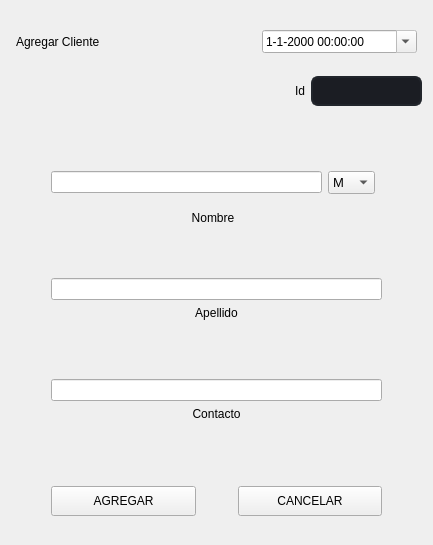
<?xml version="1.0" encoding="UTF-8"?>
<ui version="4.0">
 <class>Form_addClient</class>
 <widget class="QWidget" name="Form_addClient">
  <property name="geometry">
   <rect>
    <x>0</x>
    <y>0</y>
    <width>433</width>
    <height>545</height>
   </rect>
  </property>
  <property name="windowTitle">
   <string>Form</string>
  </property>
  <layout class="QVBoxLayout" name="verticalLayout_4">
   <item>
    <layout class="QHBoxLayout" name="horizontalLayout_7">
     <property name="leftMargin">
      <number>5</number>
     </property>
     <property name="topMargin">
      <number>19</number>
     </property>
     <property name="rightMargin">
      <number>5</number>
     </property>
     <property name="bottomMargin">
      <number>9</number>
     </property>
     <item>
      <widget class="QLabel" name="label_AddClient">
       <property name="text">
        <string>Agregar Cliente</string>
       </property>
      </widget>
     </item>
     <item>
      <spacer name="horizontalSpacer_11">
       <property name="orientation">
        <enum>Qt::Horizontal</enum>
       </property>
       <property name="sizeHint" stdset="0">
        <size>
         <width>40</width>
         <height>20</height>
        </size>
       </property>
      </spacer>
     </item>
     <item>
      <widget class="QDateTimeEdit" name="dateTimeEdit_Client">
       <property name="sizePolicy">
        <sizepolicy hsizetype="Expanding" vsizetype="Expanding">
         <horstretch>0</horstretch>
         <verstretch>0</verstretch>
        </sizepolicy>
       </property>
       <property name="readOnly">
        <bool>true</bool>
       </property>
       <property name="showGroupSeparator" stdset="0">
        <bool>false</bool>
       </property>
       <property name="displayFormat">
        <string>d-M-yyyy HH:mm:ss</string>
       </property>
       <property name="calendarPopup">
        <bool>true</bool>
       </property>
      </widget>
     </item>
    </layout>
   </item>
   <item>
    <layout class="QHBoxLayout" name="horizontalLayout_6">
     <property name="topMargin">
      <number>8</number>
     </property>
     <property name="bottomMargin">
      <number>9</number>
     </property>
     <item>
      <spacer name="horizontalSpacer_10">
       <property name="orientation">
        <enum>Qt::Horizontal</enum>
       </property>
       <property name="sizeType">
        <enum>QSizePolicy::Preferred</enum>
       </property>
       <property name="sizeHint" stdset="0">
        <size>
         <width>298</width>
         <height>23</height>
        </size>
       </property>
      </spacer>
     </item>
     <item>
      <widget class="QLabel" name="label_id">
       <property name="text">
        <string>Id</string>
       </property>
      </widget>
     </item>
     <item>
      <widget class="QLineEdit" name="lineEdit_idClient">
       <property name="styleSheet">
        <string notr="true"> QLineEdit{
    color: white;
    background-color: rgb(27, 29, 35);
    border-radius: 7px;
    border: 2px solid rgb(33, 37, 43);
    padding: 5px;
    padding-left: 10px;
}</string>
       </property>
       <property name="alignment">
        <set>Qt::AlignRight|Qt::AlignTrailing|Qt::AlignVCenter</set>
       </property>
      </widget>
     </item>
    </layout>
   </item>
   <item>
    <spacer name="verticalSpacer_3">
     <property name="orientation">
      <enum>Qt::Vertical</enum>
     </property>
     <property name="sizeHint" stdset="0">
      <size>
       <width>20</width>
       <height>28</height>
      </size>
     </property>
    </spacer>
   </item>
   <item>
    <layout class="QHBoxLayout" name="horizontalLayout_2">
     <item>
      <spacer name="horizontalSpacer">
       <property name="orientation">
        <enum>Qt::Horizontal</enum>
       </property>
       <property name="sizeType">
        <enum>QSizePolicy::Preferred</enum>
       </property>
       <property name="sizeHint" stdset="0">
        <size>
         <width>40</width>
         <height>20</height>
        </size>
       </property>
      </spacer>
     </item>
     <item>
      <layout class="QVBoxLayout" name="verticalLayout">
       <item>
        <layout class="QHBoxLayout" name="horizontalLayout">
         <property name="topMargin">
          <number>11</number>
         </property>
         <property name="bottomMargin">
          <number>11</number>
         </property>
         <item>
          <widget class="QLineEdit" name="lineEdit_nombreCliente"/>
         </item>
         <item>
          <widget class="QComboBox" name="comboBox_3">
           <property name="sizePolicy">
            <sizepolicy hsizetype="Preferred" vsizetype="Expanding">
             <horstretch>0</horstretch>
             <verstretch>0</verstretch>
            </sizepolicy>
           </property>
           <property name="font">
            <font>
             <family>Segoe UI</family>
             <pointsize>10</pointsize>
             <weight>50</weight>
             <italic>false</italic>
             <bold>false</bold>
             <underline>false</underline>
             <strikeout>false</strikeout>
            </font>
           </property>
           <property name="autoFillBackground">
            <bool>false</bool>
           </property>
           <property name="iconSize">
            <size>
             <width>16</width>
             <height>16</height>
            </size>
           </property>
           <property name="frame">
            <bool>true</bool>
           </property>
           <item>
            <property name="text">
             <string>M</string>
            </property>
           </item>
           <item>
            <property name="text">
             <string>F</string>
            </property>
           </item>
           <item>
            <property name="text">
             <string>NN</string>
            </property>
           </item>
          </widget>
         </item>
        </layout>
       </item>
       <item>
        <widget class="QLabel" name="label_nombre">
         <property name="text">
          <string>Nombre</string>
         </property>
         <property name="alignment">
          <set>Qt::AlignCenter</set>
         </property>
        </widget>
       </item>
      </layout>
     </item>
     <item>
      <spacer name="horizontalSpacer_2">
       <property name="orientation">
        <enum>Qt::Horizontal</enum>
       </property>
       <property name="sizeType">
        <enum>QSizePolicy::Preferred</enum>
       </property>
       <property name="sizeHint" stdset="0">
        <size>
         <width>47</width>
         <height>20</height>
        </size>
       </property>
      </spacer>
     </item>
    </layout>
   </item>
   <item>
    <spacer name="verticalSpacer_4">
     <property name="orientation">
      <enum>Qt::Vertical</enum>
     </property>
     <property name="sizeHint" stdset="0">
      <size>
       <width>20</width>
       <height>19</height>
      </size>
     </property>
    </spacer>
   </item>
   <item>
    <layout class="QHBoxLayout" name="horizontalLayout_3">
     <item>
      <spacer name="horizontalSpacer_3">
       <property name="orientation">
        <enum>Qt::Horizontal</enum>
       </property>
       <property name="sizeType">
        <enum>QSizePolicy::Preferred</enum>
       </property>
       <property name="sizeHint" stdset="0">
        <size>
         <width>40</width>
         <height>20</height>
        </size>
       </property>
      </spacer>
     </item>
     <item>
      <layout class="QVBoxLayout" name="verticalLayout_2">
       <property name="topMargin">
        <number>7</number>
       </property>
       <property name="rightMargin">
        <number>0</number>
       </property>
       <property name="bottomMargin">
        <number>7</number>
       </property>
       <item>
        <widget class="QLineEdit" name="lineEdit_apellidoCliente"/>
       </item>
       <item>
        <widget class="QLabel" name="label_4">
         <property name="text">
          <string>Apellido</string>
         </property>
         <property name="alignment">
          <set>Qt::AlignCenter</set>
         </property>
        </widget>
       </item>
      </layout>
     </item>
     <item>
      <spacer name="horizontalSpacer_4">
       <property name="orientation">
        <enum>Qt::Horizontal</enum>
       </property>
       <property name="sizeType">
        <enum>QSizePolicy::Preferred</enum>
       </property>
       <property name="sizeHint" stdset="0">
        <size>
         <width>40</width>
         <height>20</height>
        </size>
       </property>
      </spacer>
     </item>
    </layout>
   </item>
   <item>
    <spacer name="verticalSpacer">
     <property name="orientation">
      <enum>Qt::Vertical</enum>
     </property>
     <property name="sizeHint" stdset="0">
      <size>
       <width>20</width>
       <height>18</height>
      </size>
     </property>
    </spacer>
   </item>
   <item>
    <layout class="QHBoxLayout" name="horizontalLayout_4">
     <item>
      <spacer name="horizontalSpacer_5">
       <property name="orientation">
        <enum>Qt::Horizontal</enum>
       </property>
       <property name="sizeType">
        <enum>QSizePolicy::Preferred</enum>
       </property>
       <property name="sizeHint" stdset="0">
        <size>
         <width>40</width>
         <height>20</height>
        </size>
       </property>
      </spacer>
     </item>
     <item>
      <layout class="QVBoxLayout" name="verticalLayout_3">
       <property name="topMargin">
        <number>7</number>
       </property>
       <property name="bottomMargin">
        <number>7</number>
       </property>
       <item>
        <widget class="QLineEdit" name="lineEdit_ContactoCliente"/>
       </item>
       <item>
        <widget class="QLabel" name="label_5">
         <property name="text">
          <string>Contacto</string>
         </property>
         <property name="alignment">
          <set>Qt::AlignCenter</set>
         </property>
        </widget>
       </item>
      </layout>
     </item>
     <item>
      <spacer name="horizontalSpacer_6">
       <property name="orientation">
        <enum>Qt::Horizontal</enum>
       </property>
       <property name="sizeType">
        <enum>QSizePolicy::Preferred</enum>
       </property>
       <property name="sizeHint" stdset="0">
        <size>
         <width>40</width>
         <height>20</height>
        </size>
       </property>
      </spacer>
     </item>
    </layout>
   </item>
   <item>
    <spacer name="verticalSpacer_6">
     <property name="orientation">
      <enum>Qt::Vertical</enum>
     </property>
     <property name="sizeHint" stdset="0">
      <size>
       <width>20</width>
       <height>40</height>
      </size>
     </property>
    </spacer>
   </item>
   <item>
    <layout class="QHBoxLayout" name="horizontalLayout_8">
     <property name="spacing">
      <number>2</number>
     </property>
     <property name="sizeConstraint">
      <enum>QLayout::SetDefaultConstraint</enum>
     </property>
     <property name="leftMargin">
      <number>0</number>
     </property>
     <property name="topMargin">
      <number>12</number>
     </property>
     <property name="bottomMargin">
      <number>18</number>
     </property>
     <item>
      <spacer name="horizontalSpacer_14">
       <property name="orientation">
        <enum>Qt::Horizontal</enum>
       </property>
       <property name="sizeHint" stdset="0">
        <size>
         <width>40</width>
         <height>20</height>
        </size>
       </property>
      </spacer>
     </item>
     <item>
      <widget class="QPushButton" name="btn_agregar">
       <property name="sizePolicy">
        <sizepolicy hsizetype="Expanding" vsizetype="Expanding">
         <horstretch>5</horstretch>
         <verstretch>5</verstretch>
        </sizepolicy>
       </property>
       <property name="minimumSize">
        <size>
         <width>0</width>
         <height>30</height>
        </size>
       </property>
       <property name="maximumSize">
        <size>
         <width>16777215</width>
         <height>30</height>
        </size>
       </property>
       <property name="text">
        <string>AGREGAR</string>
       </property>
      </widget>
     </item>
     <item>
      <spacer name="horizontalSpacer_12">
       <property name="orientation">
        <enum>Qt::Horizontal</enum>
       </property>
       <property name="sizeHint" stdset="0">
        <size>
         <width>40</width>
         <height>20</height>
        </size>
       </property>
      </spacer>
     </item>
     <item>
      <widget class="QPushButton" name="btn_cancelar">
       <property name="sizePolicy">
        <sizepolicy hsizetype="Expanding" vsizetype="Expanding">
         <horstretch>5</horstretch>
         <verstretch>5</verstretch>
        </sizepolicy>
       </property>
       <property name="minimumSize">
        <size>
         <width>0</width>
         <height>30</height>
        </size>
       </property>
       <property name="maximumSize">
        <size>
         <width>16777215</width>
         <height>30</height>
        </size>
       </property>
       <property name="text">
        <string>CANCELAR</string>
       </property>
      </widget>
     </item>
     <item>
      <spacer name="horizontalSpacer_13">
       <property name="orientation">
        <enum>Qt::Horizontal</enum>
       </property>
       <property name="sizeHint" stdset="0">
        <size>
         <width>40</width>
         <height>20</height>
        </size>
       </property>
      </spacer>
     </item>
    </layout>
   </item>
  </layout>
 </widget>
 <tabstops>
  <tabstop>dateTimeEdit_Client</tabstop>
  <tabstop>lineEdit_idClient</tabstop>
  <tabstop>comboBox_3</tabstop>
  <tabstop>lineEdit_apellidoCliente</tabstop>
  <tabstop>lineEdit_ContactoCliente</tabstop>
  <tabstop>btn_agregar</tabstop>
 </tabstops>
 <resources/>
 <connections/>
</ui>
